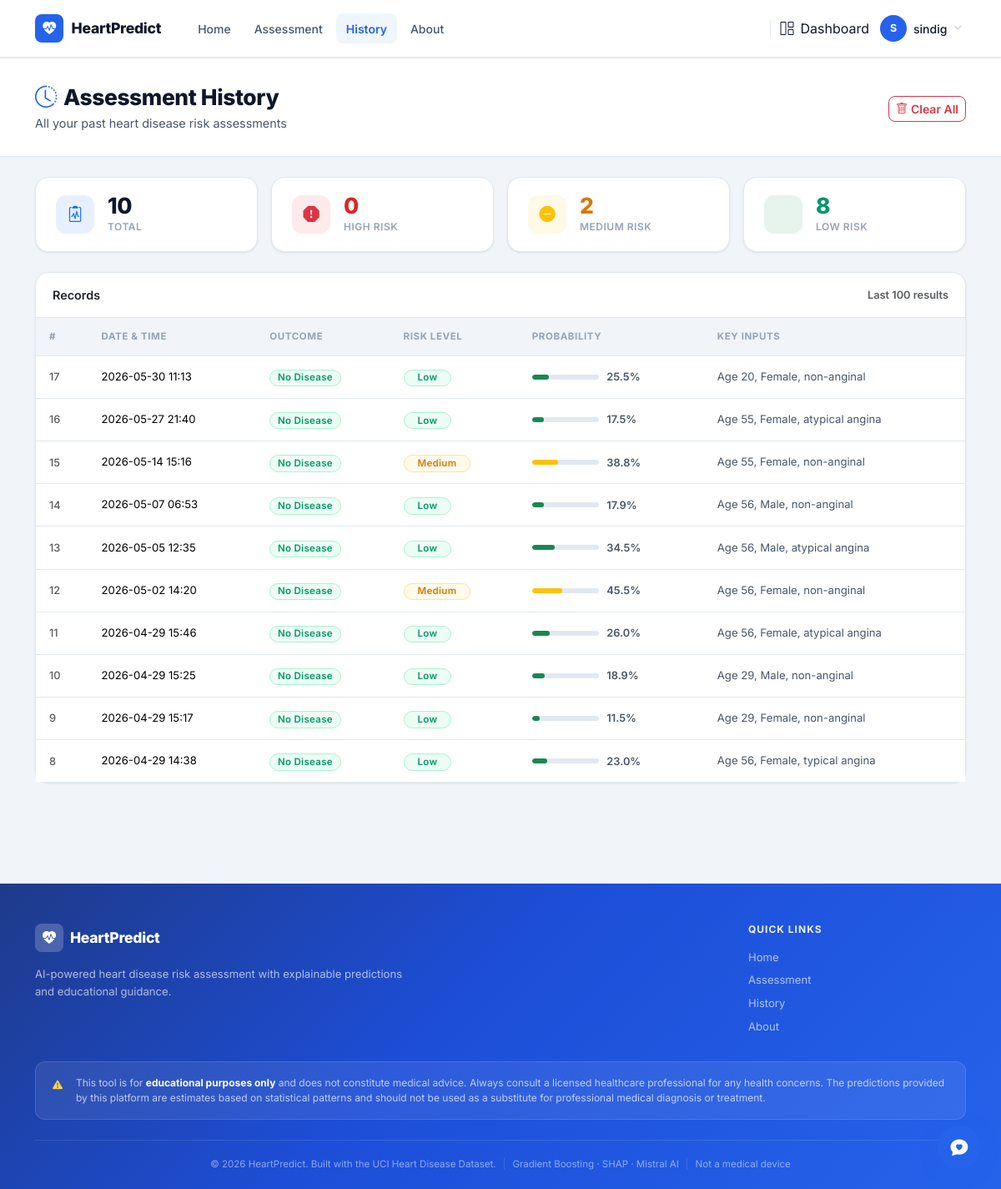
/history (signed in), run on an earlier commit of the app's database.
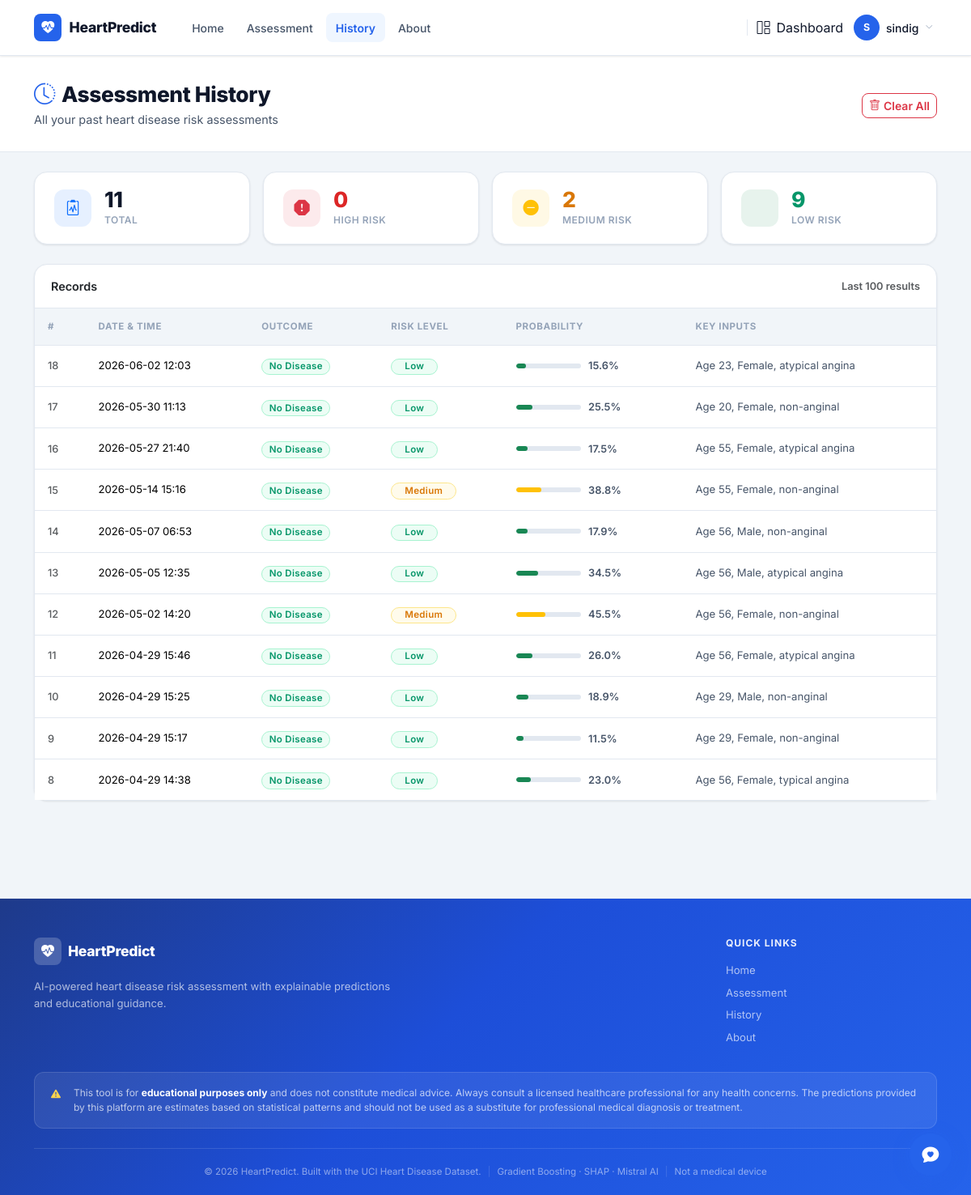
And on a later commit of the database.
### models.py (models this page shows, shortened)
class User(db.Model):
    __tablename__ = "users"
    id           = db.Column(db.Integer, primary_key=True)
    username     = db.Column(db.String(80), unique=True, nullable=False)
    email        = db.Column(db.String(120), unique=True, nullable=False)
    password_hash = db.Column(db.String(256), nullable=False)
    role         = db.Column(db.String(20), nullable=False, default='user')
    status       = db.Column(db.String(20), nullable=False, default='active')
    created_at   = db.Column(db.DateTime, default=datetime.utcnow)
    approved_at  = db.Column(db.DateTime, nullable=True)

class Prediction(db.Model):
    __tablename__ = "predictions"
    id           = db.Column(db.Integer, primary_key=True)
    user_id      = db.Column(db.Integer, db.ForeignKey('users.id'), nullable=True)
    created_at   = db.Column(db.DateTime, default=datetime.utcnow)
    input_data   = db.Column(db.Text, nullable=False)
    prediction   = db.Column(db.Integer, nullable=False)
    probability  = db.Column(db.Float, nullable=False)
    risk_level   = db.Column(db.String(20), nullable=False)
    def to_dict(self):
        import json
        return {
            "id":          self.id,
            "created_at":  self.created_at.strftime("%Y-%m-%d %H:%M"),
            "input_data":  json.loads(self.input_data),
            "prediction":  self.prediction,
            "probability": round(self.probability * 100, 1),
            "risk_level":  self.risk_level,
        }

### app.py (the view)
@app.route("/history")
@login_required
def history():
    if current_user.role == 'admin':
        records = Prediction.query.order_by(Prediction.created_at.desc()).limit(100).all()
    elif current_user.role == 'doctor' and current_user.is_approved_doctor:
        records = Prediction.query.order_by(Prediction.created_at.desc()).limit(100).all()
    else:
        records = Prediction.query.filter_by(user_id=current_user.id).order_by(Prediction.created_at.desc()).limit(100).all()
    return render_template("history.html", records=[r.to_dict() for r in records])

### app.py (called while the page is built)
@app.context_processor
def inject_now():
    from datetime import datetime
    return {"now": datetime.now}

### auth.py (called while the page is built)
@login_manager.user_loader
def load_user(user_id):
    from models import User
    return User.query.get(int(user_id))

### templates/history.html (shortened to what this page needs)
{% extends "base.html" %}
{% block content %}
<div class="page-hero">
  <div class="container">
    <div class="d-flex justify-content-between align-items-center flex-wrap gap-3">
      <div>
        <h1>
          <i class="bi bi-clock-history me-2" style="color:var(--primary);"></i>Assessment History
        </h1>
        <p style="color:var(--text-secondary);font-size:0.9rem;margin:0;">
          All your past heart disease risk assessments
        </p>
      </div>
      {% if records %}
      <form method="POST" action="{{ url_for('clear_history') }}"
            onsubmit="return confirm('This will permanently delete all your assessment records. Continue?')">
        <button type="submit" class="btn btn-sm btn-outline-danger">
          <i class="bi bi-trash me-1"></i>Clear All
        </button>
      </form>
      {% endif %}
    </div>
  </div>
</div>
<div class="container py-4">
  {% if not records %}
  <div class="card text-center py-5 px-4" style="border-style:dashed !important;">
    <div class="stat-icon bg-primary bg-opacity-10 text-primary mx-auto mb-3"
         style="width:56px;height:56px;font-size:1.5rem;border-radius:var(--radius);">
      <i class="bi bi-inbox"></i>
    </div>
    <h5 class="fw-bold mb-1">No assessments yet</h5>
    <p class="text-muted mb-4" style="font-size:0.875rem;">
      Run your first heart health assessment to see results here.
    </p>
    <div>
      <a href="{{ url_for('predict') }}" class="btn btn-primary px-4">
        <i class="bi bi-clipboard2-pulse me-2"></i>Start Assessment
      </a>
    </div>
  </div>
  {% else %}
  {% set total    = records | length %}
  {% set high_c   = records | selectattr('risk_level', 'equalto', 'High')   | list | length %}
  {% set medium_c = records | selectattr('risk_level', 'equalto', 'Medium') | list | length %}
  {% set low_c    = records | selectattr('risk_level', 'equalto', 'Low')    | list | length %}
  <div class="row g-3 mb-4">
    <div class="col-6 col-lg-3">
      <div class="stat-card">
        <div class="stat-icon bg-primary bg-opacity-10 text-primary">
          <i class="bi bi-clipboard2-pulse"></i>
        </div>
        <div>
          <div class="stat-value">{{ total }}</div>
          <div class="stat-label">Total</div>
        </div>
      </div>
    </div>
    <div class="col-6 col-lg-3">
      <div class="stat-card">
        <div class="stat-icon bg-danger bg-opacity-10 text-danger">
          <i class="bi bi-exclamation-octagon-fill"></i>
        </div>
        <div>
          <div class="stat-value" style="color:var(--danger);">{{ high_c }}</div>
          <div class="stat-label">High Risk</div>
        </div>
      </div>
    </div>
    <div class="col-6 col-lg-3">
      <div class="stat-card">
        <div class="stat-icon bg-warning bg-opacity-10 text-warning">
          <i class="bi bi-dash-circle-fill"></i>
        </div>
        <div>
          <div class="stat-value" style="color:var(--warning);">{{ medium_c }}</div>
          <div class="stat-label">Medium Risk</div>
        </div>
      </div>
    </div>
    <div class="col-6 col-lg-3">
      <div class="stat-card">
        <div class="stat-icon bg-success bg-opacity-10 text-success">
        </div>
        <div>
          <div class="stat-value" style="color:var(--success);">{{ low_c }}</div>
          <div class="stat-label">Low Risk</div>
        </div>
      </div>
    </div>
  </div>
  <div class="card">
    <div class="card-header d-flex align-items-center justify-content-between">
      <span class="fw-semibold">Records</span>
      <span class="text-muted" style="font-size:0.8rem;">Last 100 results</span>
    </div>
    <div class="table-responsive">
      <table class="table table-hover mb-0">
        <thead>
          <tr>
            <th>#</th>
            <th>Date &amp; Time</th>
            <th>Outcome</th>
            <th>Risk Level</th>
            <th>Probability</th>
            <th>Key Inputs</th>
          </tr>
        </thead>
        <tbody>
          {% for rec in records %}
          <tr>
            <td class="text-muted" style="font-size:0.8rem;font-weight:500;">{{ rec.id }}</td>
            <td style="font-size:0.82rem;white-space:nowrap;">{{ rec.created_at }}</td>
            <td>
              {% if rec.prediction == 1 %}
                <span class="badge risk-High">Disease</span>
              {% else %}
                <span class="badge risk-Low">No Disease</span>
              {% endif %}
            </td>
            <td>
              <span class="badge risk-{{ rec.risk_level }} px-3">{{ rec.risk_level }}</span>
            </td>
            <td>
              <div class="prob-bar-wrap">
                <div class="prob-bar-track">
                  <div class="prob-bar-fill
                    {% if rec.risk_level == 'Low' %}bg-success
                    {% elif rec.risk_level == 'Medium' %}bg-warning
                    {% else %}bg-danger{% endif %}"
                    style="width:{{ rec.probability }}%;">
                  </div>
                </div>
                <span style="font-size:0.8rem;font-weight:600;color:var(--text-secondary);white-space:nowrap;">
                  {{ rec.probability }}%
                </span>
              </div>
            </td>
            <td style="font-size:0.82rem;color:var(--text-secondary);">
              Age {{ rec.input_data.age }},
              {{ rec.input_data.sex }},
              {{ rec.input_data.cp }}
            </td>
          </tr>
          {% endfor %}
        </tbody>
      </table>
    </div>
  </div>
  {% endif %}
</div>
{% endblock %}

### templates/base.html (shortened to what this page needs)
<!DOCTYPE html>
<html lang="en">
<head>
  <link href="https://cdn.jsdelivr.net/npm/bootstrap@5.3.3/dist/css/bootstrap.min.css" rel="stylesheet"/>
  <link href="https://cdn.jsdelivr.net/npm/bootstrap-icons@1.11.3/font/bootstrap-icons.css" rel="stylesheet"/>
  <link href="https://unpkg.com/aos@2.3.1/dist/aos.css" rel="stylesheet">
</head>
<body>
<nav class="navbar navbar-expand-lg">
  <div class="container">
    <a href="{{ url_for('index') }}" class="navbar-brand">
      <div class="brand-icon"><i class="bi bi-heart-pulse-fill"></i></div>
      HeartPredict
    </a>
    <div class="collapse navbar-collapse" id="navMenu">
      <ul class="navbar-nav me-auto gap-1 ms-3">
        <li class="nav-item">
          <a class="nav-link {% if request.endpoint == 'index' %}active{% endif %}"
             href="{{ url_for('index') }}">Home</a>
        </li>
        {% if current_user.is_authenticated %}
        <li class="nav-item">
          <a class="nav-link {% if request.endpoint == 'predict' %}active{% endif %}"
             href="{{ url_for('predict') }}">Assessment</a>
        </li>
        <li class="nav-item">
          <a class="nav-link {% if request.endpoint == 'history' %}active{% endif %}"
             href="{{ url_for('history') }}">History</a>
        </li>
        <li class="nav-item">
          <a class="nav-link {% if request.endpoint == 'about' %}active{% endif %}"
             href="{{ url_for('about') }}">About</a>
        </li>
        {% endif %}
      </ul>
      {% if current_user.is_authenticated %}
      <div class="d-flex align-items-center gap-2">
        <a href="{{ url_for('dashboard.redirect_dashboard') }}"
           class="nav-link d-none d-lg-flex align-items-center gap-1">
          <i class="bi bi-grid-1x2 me-1"></i>Dashboard
        </a>
        <div class="dropdown">
          <button class="btn btn-link text-decoration-none d-flex align-items-center gap-2 p-1 shadow-none"
                  data-bs-toggle="dropdown" aria-expanded="false"
                  style="color: var(--text);">
            <div class="user-avatar">{{ current_user.username[0] | upper }}</div>
            <span class="d-none d-sm-inline" style="font-size:0.875rem;font-weight:500;">{{ current_user.username }}</span>
            <i class="bi bi-chevron-down" style="font-size:0.6rem;color:var(--text-muted);"></i>
          </button>
        </div>
      </div>
      {% else %}
      <div class="d-flex gap-2 align-items-center ms-lg-3">
        <a href="{{ url_for('auth.login') }}" class="btn btn-nav-login">Login</a>
        <a href="{{ url_for('auth.register') }}" class="btn btn-nav-register">Register</a>
      </div>
      {% endif %}
    </div>
  </div>
</nav>
<main class="pb-5">
  {% block content %}{% endblock %}
</main>
<footer class="footer pt-5 pb-0">
  <div class="container">
    <div class="row g-4 pb-4 justify-content-between align-items-start">
      <div class="col-lg-5 col-md-7">
        <div class="d-flex align-items-center gap-2 mb-3">
          <div class="footer-brand-icon">
            <i class="bi bi-heart-pulse-fill"></i>
          </div>
          <span class="footer-brand-name">HeartPredict</span>
        </div>
        <p class="footer-desc">
          AI-powered heart disease risk assessment with explainable predictions and educational guidance.
        </p>
      </div>
      <div class="col-lg-3 col-md-4">
        <h6 class="footer-heading">Quick Links</h6>
        <ul class="footer-links">
          <li><a href="{{ url_for('index') }}">Home</a></li>
          {% if current_user.is_authenticated %}
          <li><a href="{{ url_for('predict') }}">Assessment</a></li>
          <li><a href="{{ url_for('history') }}">History</a></li>
          {% endif %}
          <li><a href="{{ url_for('about') }}">About</a></li>
        </ul>
      </div>
    </div>
    <div class="footer-disclaimer">
      <i class="bi bi-exclamation-triangle-fill me-2 flex-shrink-0"></i>
      <span>This tool is for <strong>educational purposes only</strong> and does not constitute medical advice. Always consult a licensed healthcare professional for any health concerns. The predictions provided by this platform are estimates based on statistical patterns and should not be used as a substitute for professional medical diagnosis or treatment.</span>
    </div>
    <div class="footer-bottom">
      <span>&copy; {{ now().year }} HeartPredict. Built with the UCI Heart Disease Dataset.</span>
      <span class="footer-bottom-divider">|</span>
      <span>Gradient Boosting &middot; SHAP &middot; Mistral AI</span>
      <span class="footer-bottom-divider">|</span>
      <span class="text-nowrap">Not a medical device</span>
    </div>
  </div>
</footer>
{% if current_user.is_authenticated %}
<div class="chat-fab" id="chatFab">
  <button class="fab-btn" id="chatFabBtn" aria-label="Open Heart Health Assistant">
    <i class="bi bi-chat-heart-fill"></i>
    <span class="pulse-ring"></span>
  </button>
</div>
{% endif %}
</body>
</html>

### templates/history.html (style rules this page uses)
.page-hero { background: var(--surface); border-bottom: 1px solid var(--border); padding: 2rem 0 1.75rem; }
.page-hero h1 { font-size: 1.65rem; font-weight: 800; letter-spacing: -0.4px; margin-bottom: 0.3rem; }
.prob-bar-wrap { display: flex; align-items: center; gap: 0.6rem; }
.prob-bar-track { width: 80px; height: 6px; background: var(--border); border-radius: 999px; overflow: hidden; }
.prob-bar-fill { height: 100%; border-radius: 999px; }

What changed in the data, as far as the page shows it:
added Prediction: id "18", created_at "2026-06-02 12:03", risk_level "Low", probability "15.6", input_data.age "23", input_data.sex "Female", input_data.cp "atypical angina"
Also different on the page:
{{ total }}: "10" → "11"
{{ low_c }}: "8" → "9"
